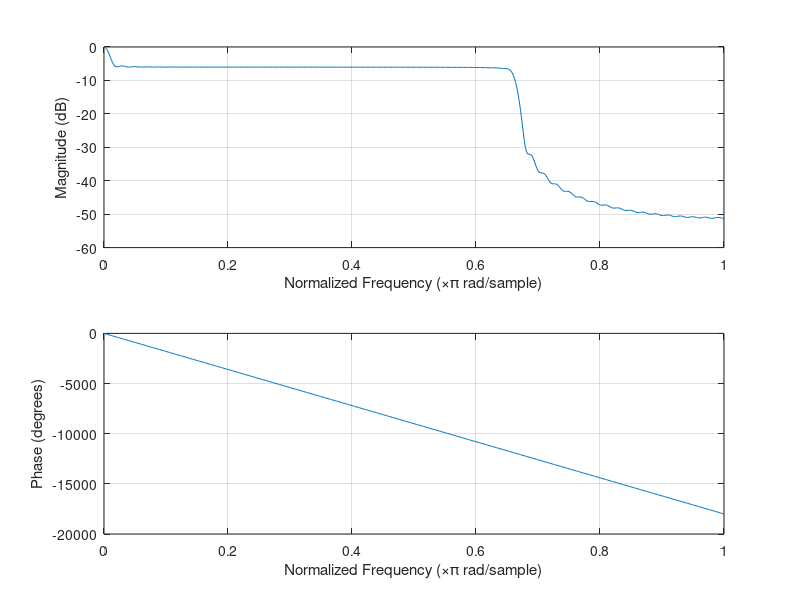

MATLAB code to generate this figure:
%FIR

n=200;
fs=48000;
ft1 = 100*(2/fs);
ft2 = 16000*(2/fs);
w=bartlett(n+1);
h1=impz(fir1(n, ft1, 'low', w));
h2=impz(fir1(n, ft2, 'low', w));
h=(h1+h2)/2;
freqz(h)